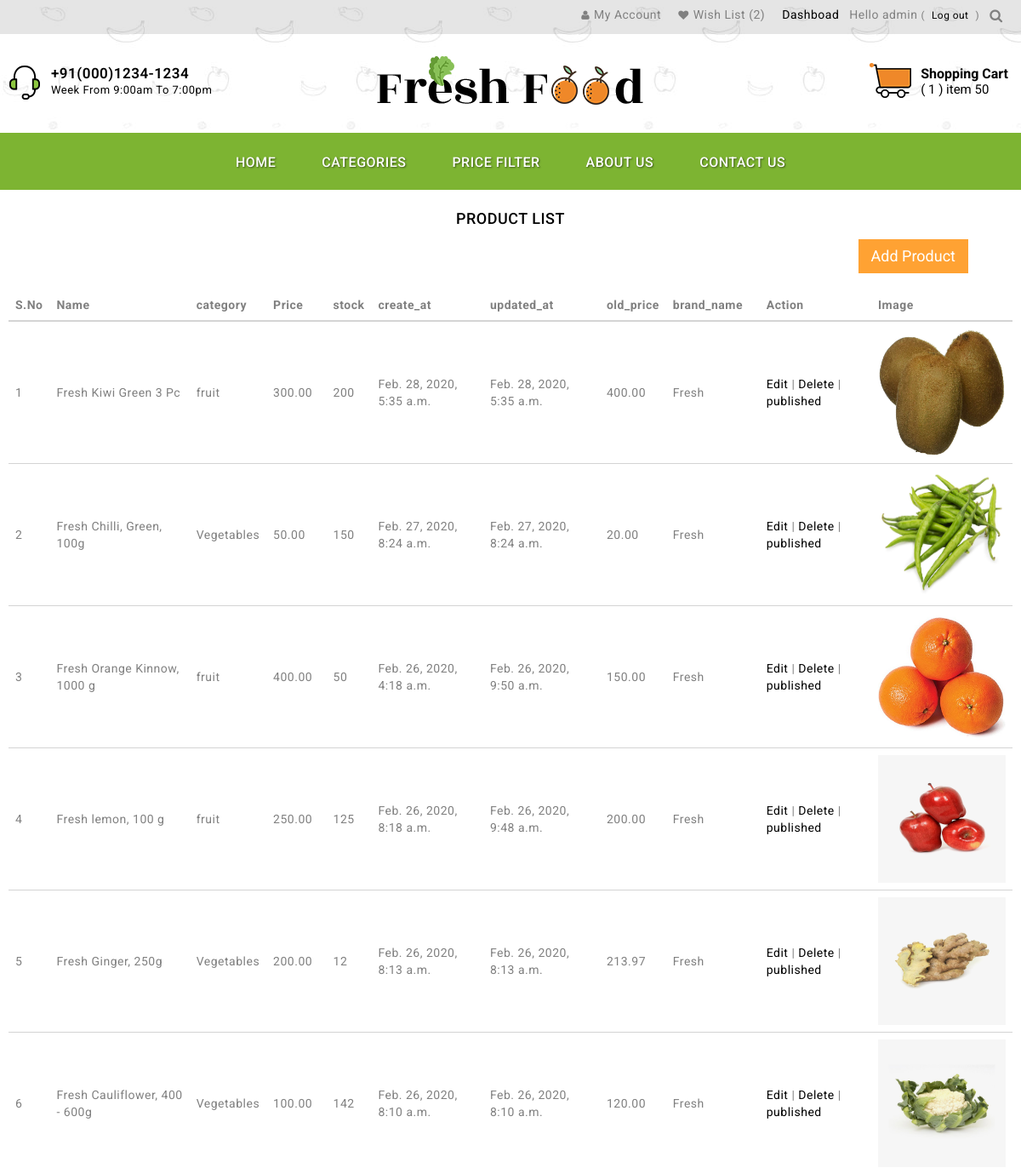
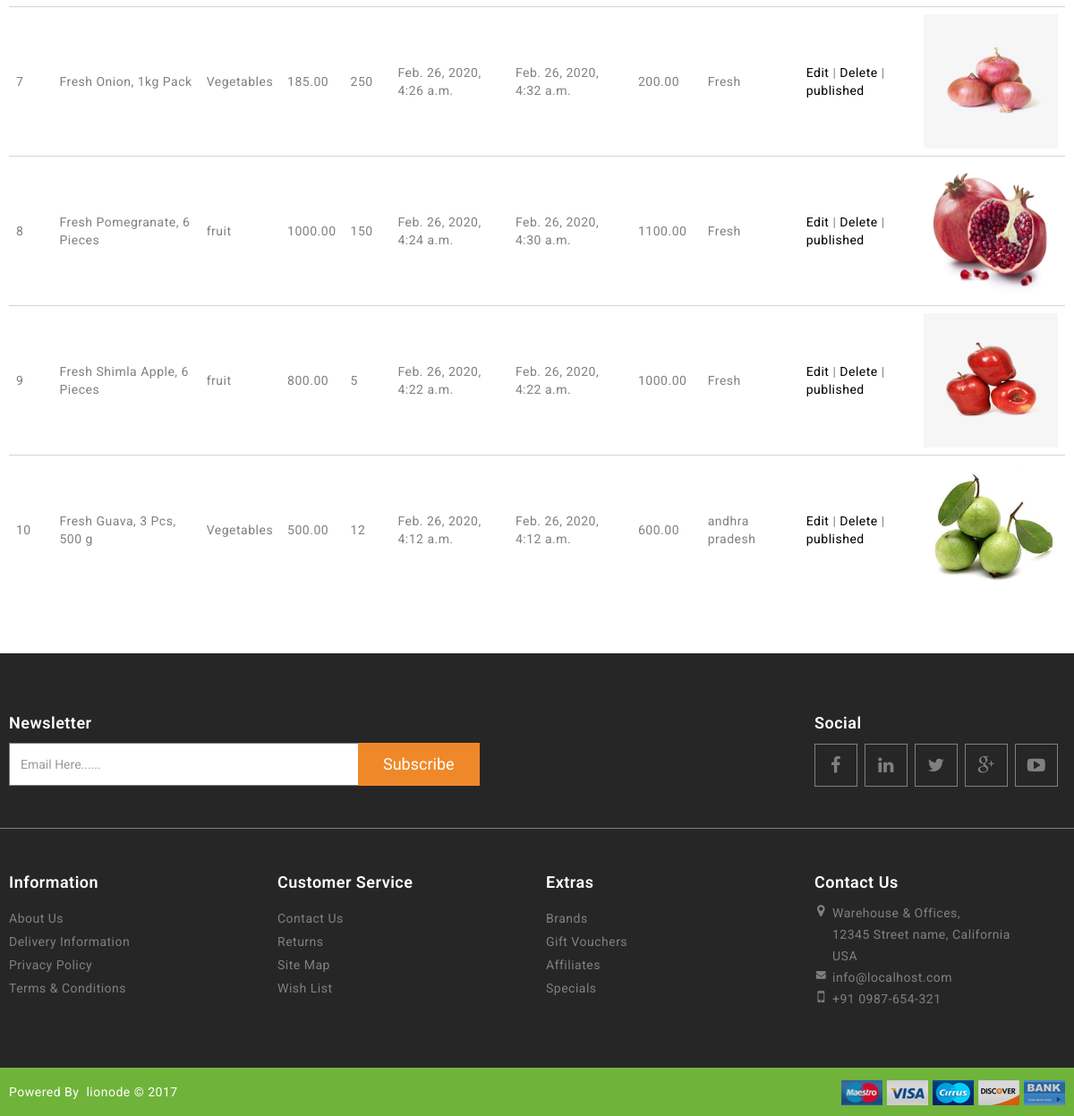
The page /product_list/ (signed in) on the database its author committed (2 pictures, top to bottom).
### blog/models.py (models this page shows, shortened)
class User(AbstractUser):
    first_name = models.CharField(max_length=30)
    last_name = models.CharField(max_length=30)
    email = models.EmailField(unique=True, null=False )
    username = models.CharField(max_length=30, unique=False)
    is_active = models.BooleanField( default=True)
    date_joined = models.DateTimeField(default=timezone.now)
    seller = models.BooleanField(default=False)
    USERNAME_FIELD = 'email'
    REQUIRED_FIELDS = ['username']

class Order(models.Model):
    orderitems  = models.ManyToManyField(Cart)
    user = models.ForeignKey(User, on_delete=models.CASCADE)
    ordered = models.BooleanField(default=False)
    created = models.DateTimeField(auto_now_add=True)
    paymentId = models.CharField(max_length=200, blank=True , null=True)
    orderId = models.CharField(max_length=200, blank=True, null=True)
    def get_totals(self):
        total = 0
        for order_item in self.orderitems.all():
            total += order_item.get_total()
        return total
    def get_delivery(self):
        for p in self.orderitems.all():
            d= p.quantity * p.item.delivery_charges
            return d
    def get_percentage(self):
        p = self.get_totals()*0.09
        return p
    def all_total(self):
        if self.get_delivery() >= 500 :
            return self.get_percentage()+self.get_totals()
        else :
            return self.get_percentage()+self.get_totals()+self.get_delivery()

class Cart(models.Model):
    user = models.ForeignKey(User, on_delete=models.CASCADE)
    item = models.ForeignKey(Product, on_delete=models.CASCADE)
    quantity = models.IntegerField(default=1)
    created = models.DateTimeField(auto_now_add=True)
    purchased = models.BooleanField(default=False)
    def get_total(self):
        total = self.item.price * self.quantity
        floattotal = float("{0:.2f}".format(total))
        return floattotal

class Product(models.Model):
    category = models.ForeignKey(subcategory, related_name='products', on_delete=models.CASCADE)
    name = models.CharField(max_length=100)
    slug = models.SlugField(max_length=100)
    description = RichTextUploadingField(blank=True)
    price = models.DecimalField(max_digits=10, decimal_places=2)
    available = models.BooleanField(default=True)
    stock = models.PositiveIntegerField()
    image = models.ImageField( upload_to='images/')
    created_at = models.DateTimeField(auto_now_add=True)
    updated_at = models.DateTimeField(auto_now=True)
    old_price = models.DecimalField(max_digits=10, decimal_places=2, null=True)
    brand_name = models.CharField(max_length=25, null=True)
    author = models.ForeignKey(User, on_delete=models.CASCADE)
    published = models.BooleanField(default=1)
    delivery_charges = models.PositiveIntegerField(default=0,blank=True)
    class Meta:
        ordering = ('name', )
        index_together = (('id', 'slug'),)

class subcategory(models.Model):
    name = models.CharField(max_length=50, unique=True)
    slug = models.SlugField()
    def __str__(self):
        return self.name

### blog/views.py (the view)
# urls.py: path('product_list/', views.product_list, name='product_list'),
@login_required
def product_list(request):
    list_display=Product.objects.filter(Q(author=request.user)).order_by('-updated_at')
    return render(request,'blog/product_list.html',{'list_display':list_display})

### blog/templatetags/cart_tag.py (called while the page is built)
@register.filter
def cart_item_count(user):
    if user.is_authenticated:
        qs = Order.objects.filter(user=user, ordered=False)
        if qs.exists():
            return qs[0].orderitems.count()
    return 0

@register.filter
def cash_total(user):
	if user.is_authenticated:
		total=Order.objects.filter(user=user,ordered=False)
		if total:
			t=total[0].get_totals()
			return t
		else:
			return 0
	else:
		return 0

@register.simple_tag
def subcategory_list():
	total=subcategory.objects.all()
	return total

@register.filter
def wish_count(user):
	 if user.is_authenticated:
	 	qs = Wish.objects.filter(user=user).count()
	 	return qs
	 return 0

@register.simple_tag
def order_count_list():
	qs = Order.objects.filter(ordered=False)
	ad = qs[0].orderitems.filter(purchased=False)
	if qs.exists():
		return ad
	else:
		return 0
	return 0

@register.simple_tag
def cart_count_list():
	qs = Order.objects.filter(ordered=False)
	return qs

### templates/blog/product_list.html (shortened to what this page needs)
{% extends 'blog/base.html' %}
{% block content %}
<div class="container">
    <br>
  <div class="t"><h1>PRODUCT LIST </h1></div>
  <div class="right">
    <a href="{% url 'post_new' %}"><button type="button" class="button1">Add Product</button></a>
</div><br>
  <table class="table table-hover">
    <thead>
      <tr>
        <th>S.No</th>
        <th>Name</th>
        <th>category</th>
        <th>Price</th>
        <th>stock</th>
        <th>create_at</th>
        <th>updated_at</th>
        <th>old_price</th>
        <th>brand_name</th>
        <th>Action</th>
        <th>Image</th>
      </tr>
    </thead>
    <tbody>
    {% for p in list_display %}
      <tr>
        <td>{{ forloop.counter }}</td>
        <td>{{p.name}}</td>
        <td>{{p.category}}</td>
        <td>{{p.price}}</td>
        <td>{{p.stock}}</td>
        <td>{{p.created_at}}</td>
        <td>{{p.updated_at}}</td>
        <td>{{p.old_price}}</td>
        <td>{{p.brand_name}}</td>
        <td>
        	<a href="{% url 'product_edit' p.pk %}">  Edit </a> |
        	<a href="{% url 'post_remove' p.pk %}"> Delete </a> |
        	{% if p.published == 1 %}
            <a href="{% url 'published' p.pk%}">published</a>
            {% else %}
            <a href="{% url 'published' p.pk%}">unpublished</a>
            {% endif %}
        </td>
        <td><img height="150" width="150" src="/media/{{p.image}}"></td>
      </tr>
    {% endfor %}
    </tbody>
  </table>
</div>
{% endblock %}

### templates/blog/base.html (shortened to what this page needs)
{% load static %}
{% load cart_tag %}
<!DOCTYPE html>
<html lang="en">
<head>
<link href="{% static 'bootstrap/css/bootstrap.min.css' %}" rel="stylesheet" media="screen" />
<link href="{% static 'font-awesome/css/font-awesome.min.css' %}" rel="stylesheet" type="text/css" />
<link href="{% static 'css/stylesheet.css' %}" rel="stylesheet">
<link href="{% static 'css/responsive.css' %}" rel="stylesheet">
<link href="{% static 'owl-carousel/owl.carousel.css' %}" type="text/css" rel="stylesheet" media="screen" />
<link href="{% static 'owl-carousel/owl.transitions.css' %}" type="text/css" rel="stylesheet" media="screen" />
</head>
<body>
<header>
  <div class="header-top">
    <div class="container">
      <div class="row">
        <div class="col-sm-12">
          <div class="top-right pull-right">
            <div id="top-links" class="nav pull-right">
              <ul class="list-inline">
                {% if user.is_authenticated %}
                <li class="dropdown"><a href="#" title="My Account" class="dropdown-toggle" data-toggle="dropdown"> <i class="fa fa-user"></i><span>My Account</span> </a>
                  {% endif %}
                </li>
                <li><a href="{% url 'wish_list' %}" id="wishlist-total" title="Wish List (0)"><i class="fa fa-heart"></i><span>Wish List</span><span> ({{request.user|wish_count}})</span></a></li>
                {% if request.user.seller %}
                <li class="top-menu"><a href="{% url 'product_list' %}">Dashboad</a></li>
                {% endif %}
                <li>
                {% if user.is_authenticated %}
                  <p class="top-menu">Hello {{ user.username }} <small>(<a href="{% url 'logout' %}">Log out</a>)</small></p>
                  {% else %}
                  <p class="top-menu"><small>(<a href="{% url 'login' %}">Login</a>)</small></p>
                  {% endif %}
                  </li>
              </ul>
              <div class="search-box">
                <form method="GET" action="{% url 'search' %}">
                          <button class="search-btn"><i class="fa fa-search"></i></button>
                          </form>
                        </div>
            </div>
          </div>
        </div>
      </div>
    </div>
  </div>
  <div class="container">
    <div class="header-inner">
      <div class="col-sm-4 col-xs-6 header-left">
        <div class="shipping">
          <div class="shipping-img"></div>
          <div class="shipping-text">+91(000)1234-1234<span class="shipping-detail">Week From 9:00am To 7:00pm</span></div>
        </div>
      </div>
      <div class="col-sm-4 col-xs-12 header-middle">
        <div class="header-middle-top">
          <div id="logo"> <a href="{% url 'product' %}"><img src="/static/image/logo.png" title="E-Commerce" alt="E-Commerce" class="img-responsive" /></a> </div>
        </div>
      </div>
      <div class="col-sm-4 col-xs-12 header-right">
        <div id="cart" class="btn-group btn-block">
          <button type="button" class="btn btn-inverse btn-block btn-lg dropdown-toggle cart-dropdown-button"> <span id="cart-total"><span class="cart-title"><a href="{% url 'cart' %} ">Shopping Cart</a></span><br>
          {% if request.user.is_authenticated %}
          ( {{ request.user|cart_item_count }} )
          {% else %}
          ( 0 )
          {% endif %}
        item
         {{ request.user|cash_total|floatformat:0 }}
           </span> </button>
        </div>
      </div>
    </div>
  </div>
</header>
<nav id="menu" class="navbar">
  <div class="nav-inner container">
    <div class="navbar-collapse">
      <ul class="main-navigation">
        <li><a href="{% url 'product' %}"   class="parent"  >Home</a> </li>
        <li><a href="#" class="active parent">Categories</a>
            {% subcategory_list as dhar %}
        </li>
         <li><a href="#" class="active parent">price filter</a>
        </li>
        <li><a href="#"   class="parent"  >About Us</a> </li>
        <li><a href="{% url 'contact' %}"   class="parent"  >Contact Us</a> </li>
      </ul>
    </div>
  </div>
</nav>
{% block content %}
{% endblock %}
<footer>
  <div class="container">
    <div class="row">
      <div class="footer-top-cms">
        <div class="col-sm-7">
          <div class="newslatter">
            <form>
              <h5>Newsletter</h5>
              <div class="input-group">
                <input type="text" class=" form-control" placeholder="Email Here......">
                <button type="submit" value="Sign up" class="btn btn-large btn-primary">Subscribe</button>
              </div>
            </form>
          </div>
        </div>
        <div class="col-sm-5">
          <div class="footer-social">
            <h5>Social</h5>
            <ul>
              <li class="facebook"><a href="#"><i class="fa fa-facebook"></i></a></li>
              <li class="linkedin"><a href="#"><i class="fa fa-linkedin"></i></a></li>
              <li class="twitter"><a href="#"><i class="fa fa-twitter"></i></a></li>
              <li class="gplus"><a href="#"><i class="fa fa-google-plus"></i></a></li>
              <li class="youtube"><a href="#"><i class="fa fa-youtube-play"></i></a></li>
            </ul>
          </div>
        </div>
      </div>
    </div>
    <div class="row">
      <div class="col-sm-3 footer-block">
        <h5 class="footer-title">Information</h5>
        <ul class="list-unstyled ul-wrapper">
          <li><a href="about-us.html">About Us</a></li>
          <li><a href="checkout.html">Delivery Information</a></li>
          <li><a href="#">Privacy Policy</a></li>
          <li><a href="#">Terms &amp; Conditions</a></li>
        </ul>
      </div>
      <div class="col-sm-3 footer-block">
        <h5 class="footer-title">Customer Service</h5>
        <ul class="list-unstyled ul-wrapper">
          <li><a href="contact.html">Contact Us</a></li>
          <li><a href="#">Returns</a></li>
          <li><a href="#">Site Map</a></li>
          <li><a href="#">Wish List</a></li>
        </ul>
      </div>
      <div class="col-sm-3 footer-block">
        <h5 class="footer-title">Extras</h5>
        <ul class="list-unstyled ul-wrapper">
          <li><a href="#">Brands</a></li>
          <li><a href="gift.html">Gift Vouchers</a></li>
          <li><a href="affiliate.html">Affiliates</a></li>
          <li><a href="#">Specials</a></li>
        </ul>
      </div>
      <div class="col-sm-3 footer-block">
        <div class="content_footercms_right">
          <div class="footer-contact">
            <h5 class="contact-title footer-title">Contact Us</h5>
            <ul class="ul-wrapper">
              <li><i class="fa fa-map-marker"></i><span class="location2"> Warehouse & Offices,<br>
                12345 Street name, California<br>
                USA</span></li>
              <li><i class="fa fa-envelope"></i><span class="mail2"><a href="#">info@localhost.com</a></span></li>
              <li><i class="fa fa-mobile"></i><span class="phone2">+91 0987-654-321</span></li>
            </ul>
          </div>
        </div>
      </div>
    </div>
  </div>
  <a id="scrollup">Scroll</a> </footer>
<div class="footer-bottom">
  <div class="container">
    <div class="copyright">Powered By &nbsp;<a class="yourstore" href="http://www.lionode.com/">lionode &copy; 2017 </a> </div>
    <div class="footer-bottom-cms">
      <div class="footer-payment">
        <ul>
          <li class="mastero"><a href="#"><img alt="" src="/static/image/payment/mastero.jpg"></a></li>
          <li class="visa"><a href="#"><img alt="" src="/static/image/payment/visa.jpg"></a></li>
          <li class="currus"><a href="#"><img alt="" src="/static/image/payment/currus.jpg"></a></li>
          <li class="discover"><a href="#"><img alt="" src="/static/image/payment/discover.jpg"></a></li>
          <li class="bank"><a href="#"><img alt="" src="/static/image/payment/bank.jpg"></a></li>
        </ul>
      </div>
    </div>
  </div>
</div>
</body>
</html>

### templates/blog/product_list.html (style rules this page uses)
.right { float: right; margin-right:50px; margin-bottom : 15px; }
.button1 { background-color:#FFA233 ; border: none; color: white; padding: 8px 15px; text-align: center; text-decoration: none; display: inline-block; font-size: 18px; margin: 4px 2px; cursor: pointer; }
.t { text-align: center; }

### rows shown on the page
User: user|wish_count "2", username "admin", user|cart_item_count "1", user|cash_total "50"
Product: name "Fresh Kiwi Green 3 Pc", category "fruit", price "300.00", stock "200", created_at "Feb. 28, 2020, 5:35 a.m.", updated_at "Feb. 28, 2020, 5:35 a.m.", old_price "400.00", brand_name "Fresh", published "published", image (picture)
Product: name "Fresh Chilli, Green, 100g", category "Vegetables", price "50.00", stock "150", created_at "Feb. 27, 2020, 8:24 a.m.", updated_at "Feb. 27, 2020, 8:24 a.m.", old_price "20.00", brand_name "Fresh", published "published", image (picture)
Product: name "Fresh Orange Kinnow, 1000 g", category "fruit", price "400.00", stock "50", created_at "Feb. 26, 2020, 4:18 a.m.", updated_at "Feb. 26, 2020, 9:50 a.m.", old_price "150.00", brand_name "Fresh", published "published", image (picture)
Product: name "Fresh lemon, 100 g", category "fruit", price "250.00", stock "125", created_at "Feb. 26, 2020, 8:18 a.m.", updated_at "Feb. 26, 2020, 9:48 a.m.", old_price "200.00", brand_name "Fresh", published "published", image (picture)
Product: name "Fresh Ginger, 250g", category "Vegetables", price "200.00", stock "12", created_at "Feb. 26, 2020, 8:13 a.m.", updated_at "Feb. 26, 2020, 8:13 a.m.", old_price "213.97", brand_name "Fresh", published "published", image (picture)
Product: name "Fresh Cauliflower, 400 - 600g", category "Vegetables", price "100.00", stock "142", created_at "Feb. 26, 2020, 8:10 a.m.", updated_at "Feb. 26, 2020, 8:10 a.m.", old_price "120.00", brand_name "Fresh", published "published", image (picture)
Product: name "Fresh Onion, 1kg Pack", category "Vegetables", price "185.00", stock "250", created_at "Feb. 26, 2020, 4:26 a.m.", updated_at "Feb. 26, 2020, 4:32 a.m.", old_price "200.00", brand_name "Fresh", published "published", image (picture)
Product: name "Fresh Pomegranate, 6 Pieces", category "fruit", price "1000.00", stock "150", created_at "Feb. 26, 2020, 4:24 a.m.", updated_at "Feb. 26, 2020, 4:30 a.m.", old_price "1100.00", brand_name "Fresh", published "published", image (picture)
Product: name "Fresh Shimla Apple, 6 Pieces", category "fruit", price "800.00", stock "5", created_at "Feb. 26, 2020, 4:22 a.m.", updated_at "Feb. 26, 2020, 4:22 a.m.", old_price "1000.00", brand_name "Fresh", published "published", image (picture)
Product: name "Fresh Guava, 3 Pcs, 500 g", category "Vegetables", price "500.00", stock "12", created_at "Feb. 26, 2020, 4:12 a.m.", updated_at "Feb. 26, 2020, 4:12 a.m.", old_price "600.00", brand_name "andhra pradesh", published "published", image (picture)
